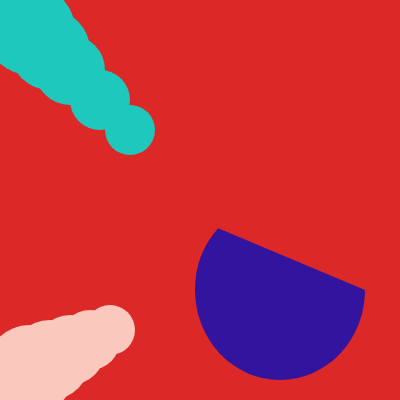
Frame 1 (no input)
Frame 60 (no input): identical to frame 1, image omitted
Frame 120 (the mouse pressed at the canvas centre since frame 60): identical to frame 1, image omitted

The p5.js sketch that drew this single still picture (run headless with seeded random() and noise() and a simulated clock; from frame 60 on, the mouse is pressed at the canvas centre):

// p5.js sketch
// ── sketch.js
function setup() {
createCanvas(400, 400);
}

function draw() {
background(220,40,39);
noStroke();
fill(50,20,159)
arc(280, 290, 170, 180, 0, PI + QUARTER_PI, CHORD);
fill(30,200,188)
circle(30, 30, 90);
circle(50, 50, 80);
circle(70, 70, 70);
circle(100, 100, 60);
circle(130,130, 50);
fill(250,200,188)
circle(30, 370, 90);
circle(50, 360, 80);
circle(70, 350, 70);
circle(90, 340, 60);
circle(110,330, 50);
}
